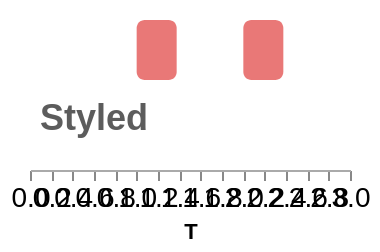

Source (Vega-Lite JSON):
### Vega specification from a JSON file in a GitHub repository (floating-point values rounded to 4 significant figures)
{"width": 160, "height": 80, "padding": 5, "config": {"mark": {"opacity": 0.8}, "rect": {"fill": "#e45756", "cornerRadius": 4}, "style": {"big": {"fontSize": 18, "fontWeight": "bold", "fill": "#333"}}, "axis": {"labelFontSize": 14, "domainColor": "#aaa"}}, "data": [{"name": "t", "values": [{"a": 1}, {"a": 2}]}], "scales": [{"name": "x", "type": "linear", "domain": [0, 3], "range": "width"}], "axes": [{"orient": "bottom", "scale": "x", "title": "T"}], "marks": [{"type": "rect", "from": {"data": "t"}, "encode": {"update": {"x": {"scale": "x", "field": "a"}, "width": {"value": 20}, "y": {"value": 5}, "height": {"value": 30}}}}, {"type": "text", "style": "big", "encode": {"update": {"x": {"value": 5}, "y": {"value": 60}, "text": {"value": "Styled"}}}}]}
